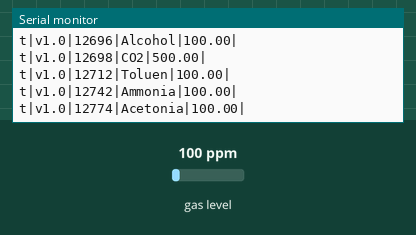
Recording of a sketch running on a simulated Arduino Uno, built with avr-gcc and run on an emulated ATmega328P. On the bench: the last lines printed to the serial monitor. Inputs (shaded band) come from the test bench; at power-on: gas level 100 ppm.

Above: at 13.2 s.
13.3 s: gas level set to 8 ppm
At 13.73 s:
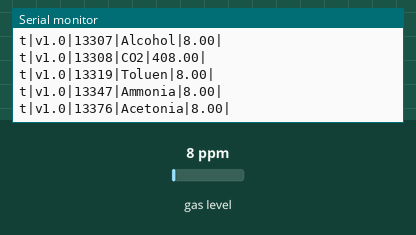
14.8 s: gas level set to 11 ppm
At 14.93 s:
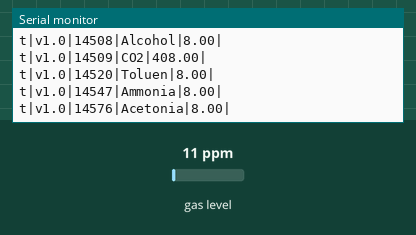
Timing chart, 0 to 17.3 s (numbered marks = the images above; inputs shaded):
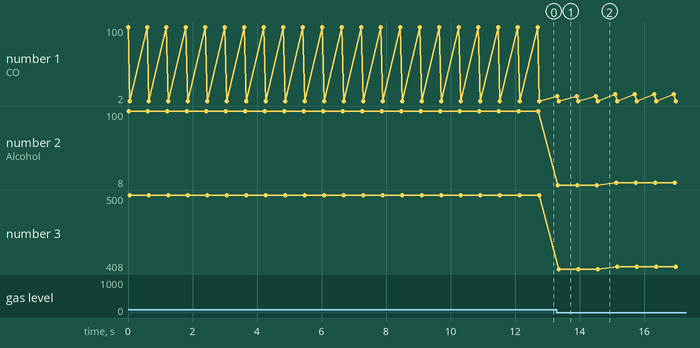

Measured:
- after the input at 13.3 s, the serial monitor: prints a new line at once (image 1)
- plotted number 2: 100 → 8 after the input at 13.3 s, 8 → 11 after the input at 14.8 s
- plotted number 3: 500 → 408 after the input at 13.3 s, 408 → 411 after the input at 14.8 s

The sketch:

arduino-mq135.ino
```cpp
#include <MQUnifiedsensor.h>

//Definitions
/*
 * MQ135 sensor
 */
#define Board "Arduino NANO"
#define Voltage_Resolution 5
#define Pin A0                          // MQ135 connected to PIN A0 of Arduino
#define MQType "MQ-135"                 // Kind of MQ sensor
#define ADC_Bit_Resolution 10           // For arduino UNO/MEGA/NANO
#define RatioMQ135CleanAir 3.6          // RS / R0 = 3.6 ppm
/*
 * Input API
 */
#define CommandCalibrate 42                // control id for "calibrate" command
/*
 * Output API
 */
#define TelemetryTelegramType "t"       // type of telegram for telemetry messages
#define TelemetryTelegramVersion "v1.0" // version of telegram for telemetry messages
#define TelemetryIdentifierCO "CO"
#define TelemetryIdentifierAlcohol "Alcohol"
#define TelemetryIdentifierCO2 "CO2"
#define TelemetryIdentifierToluen "Toluen"
#define TelemetryIdentifierAmmonia "Ammonia"
#define TelemetryIdentifierAcetonia "Acetonia"
#define DiagnosticTelegramType "d"      // type of telegram for diagnostic messages
#define DiagnosticTelegramVersion "v1.0" // version of telegram for telemetry messages
#define DiagnosticLevelError "error"

//Global Variables
MQUnifiedsensor MQ135(Board, Voltage_Resolution, ADC_Bit_Resolution, Pin, MQType);
int incomingByte = 0;
unsigned long elapsedMilliseconds;

/*
 * Read from serial to see if the command was send to call clibration
 */
bool shouldCalibrate() {
  if (Serial.available() > 0) {
    incomingByte = Serial.read();
    return (incomingByte == CommandCalibrate);
  }
  return false;
}

/*
 * Send sensor data via serial
 * format
 *  <type>|version>|<timestamp>|<identifier>|<value>|\n
 */
void sendTelemetry(String identifier, float value) {

  elapsedMilliseconds = millis();

  Serial.print(TelemetryTelegramType);
  Serial.print("|");
  Serial.print(TelemetryTelegramVersion);
  Serial.print("|");
  Serial.print(elapsedMilliseconds);
  Serial.print("|");
  Serial.print(identifier);
  Serial.print("|");
  Serial.print(value);
  Serial.println("|");
}

/*
 * Send diagnostic data via serial
 * format
 *  <type>|version>|<timestamp>|<level>|<message>|\n
 */
void sendDiagnostic(String diagonsticLevel, String message) {
  elapsedMilliseconds = millis();
  Serial.print(DiagnosticTelegramType);
  Serial.print("|");
  Serial.print(DiagnosticTelegramVersion);
  Serial.print("|");
  Serial.print(elapsedMilliseconds);
  Serial.print("|");
  Serial.print("diagonsticLevel");
  Serial.print("|");
  Serial.print("message");
  Serial.println("|");
}

/*
 * Calibrate the MQ135 sensor
 * parameter: applyEpromValueOnly
 *  true: read value from EPROM and apply
 *  false: active calibrate the sensor (requires sensor in fresh air)
 */
void calibrate(bool applyEpromValueOnly) {
  // TODO Check EEPROM if calibration value for R0 is available
  // https://www.arduino.cc/en/Tutorial/LibraryExamples/EEPROMRead

  float calcR0 = 0;
  for (int i = 1; i<=10; i++)
  {
    MQ135.update();
    calcR0 += MQ135.calibrate(RatioMQ135CleanAir);
  }
  MQ135.setR0(calcR0/10);

  if(isinf(calcR0)) {
    sendDiagnostic(DiagnosticLevelError, "Conection issue founded, R0 is infite (Open circuit detected) please check your wiring and supply");
    exit(-1);
  }
  if(calcR0 == 0){
    sendDiagnostic(DiagnosticLevelError, "Conection issue founded, R0 is zero (Analog pin with short circuit to ground) please check your wiring and supply");
    exit(-2);
  }

  // TODO store R0 value in EEPROM
  // https://www.arduino.cc/en/Tutorial/LibraryExamples/EEPROMWrite
}

void setup() {
  //Init the serial port communication - to debug the library
  Serial.begin(9600);

  //Set math model to calculate the PPM concentration and the value of constants
  MQ135.setRegressionMethod(1); //_PPM =  a*ratio^b

  // pinMode(Pin, INPUT);
  MQ135.init();

  //depending on MQ135 type, the RL may different from 10K,
  // e.g. 202 for smd resistor defines 2KOhm
  MQ135.setRL(2);

  calibrate(true);
}

void loop() {
  /*
    Required values to calculate GAS from voltage of Analog Input
    GAS      | a      | b
    CO       | 605.18 | -3.937
    Alcohol  | 77.255 | -3.18
    CO2      | 110.47 | -2.862
    Tolueno  | 44.947 | -3.445
    NH4      | 102.2  | -2.473
    Acetona  | 34.668 | -3.369

    Calculation details see
    * https://jayconsystems.com/blog/understanding-a-gas-sensor
    * https://components101.com/sensors/mq135-gas-sensor-for-air-quality
  */
  if (shouldCalibrate()) {
    calibrate(false);
  }

  // analogRead(Pin) + calculate voltage
  MQ135.update();

  // CO
  MQ135.setA(605.18);
  MQ135.setB(-3.937);
  float COppm = MQ135.readSensor();
  sendTelemetry(TelemetryIdentifierCO, COppm);

  // Alcohol
  MQ135.setA(77.255);
  MQ135.setB(-3.18);
  float Alcoholppm = MQ135.readSensor();
  sendTelemetry(TelemetryIdentifierAlcohol, Alcoholppm);

  // CO2
  MQ135.setA(110.47);
  MQ135.setB(-2.862);
  float CO2ppm = MQ135.readSensor();
  CO2ppm += 400; //calibrated sensor assumes the current state of the air as 0 PPM, and it is considered today that the CO2 present in the atmosphere is around 400 PPM
  sendTelemetry(TelemetryIdentifierCO2, CO2ppm);

  // Tolueno (german: Methylbenzol)
  MQ135.setA(44.947);
  MQ135.setB(-3.445);
  float Toluenoppm = MQ135.readSensor();
  sendTelemetry(TelemetryIdentifierToluen, Toluenoppm);

  // NH4 (german: Ammonium)
  MQ135.setA(102.2 );
  MQ135.setB(-2.473);
  float NH4ppm = MQ135.readSensor();
  sendTelemetry(TelemetryIdentifierAmmonia, NH4ppm);

  // Acetona
  MQ135.setA(34.668);
  MQ135.setB(-3.369);
  float Acetonappm = MQ135.readSensor();
  sendTelemetry(TelemetryIdentifierAcetonia, Acetonappm);


  delay(500); //Sampling frequency
}
```
